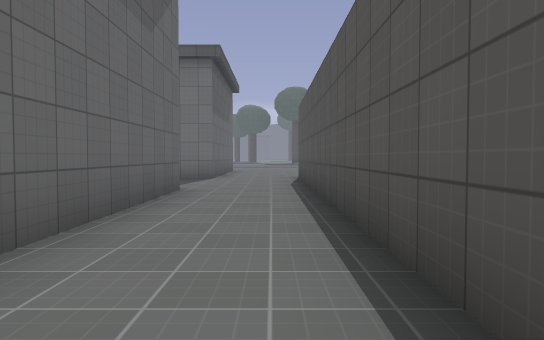
View 1 (above)

21 first-person views from a walk through a level from a Godot 3-D game. The camera is 1.2 m above the floor, tilts 2° down and sees 70° across. The floor is counted in squares, 2 m on a side. Each view is taken from the middle of a square. On the plan, view 1 faces up. The plan holds only what a view shows up to about 11 squares ahead; the rest is blank. The place goes on beyond the plan. Surface patterns are stand-ins for the level's own textures.

View 2
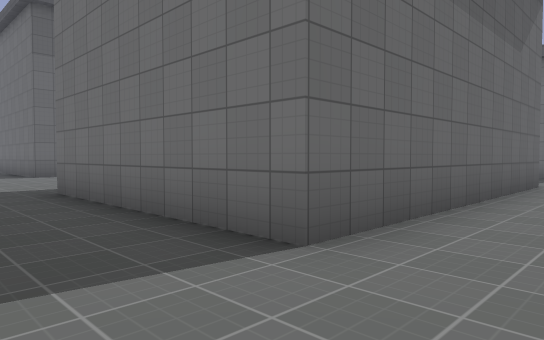

View 3
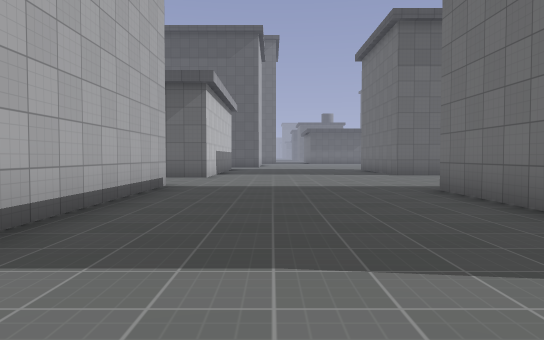

View 4
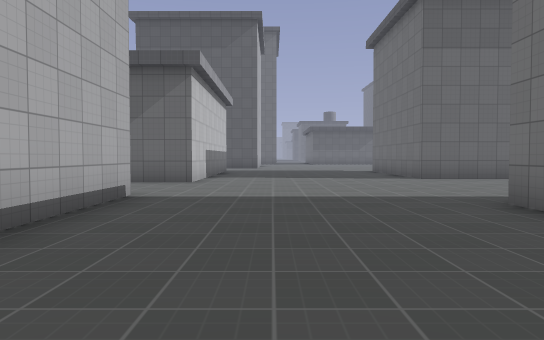

View 5
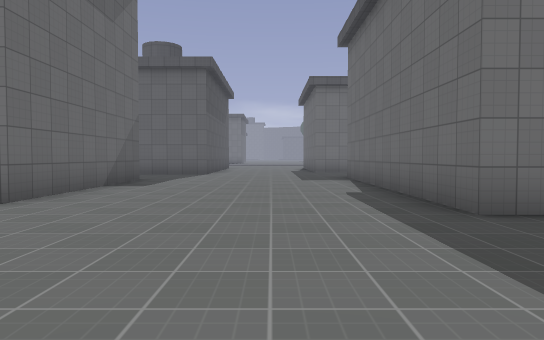

View 6
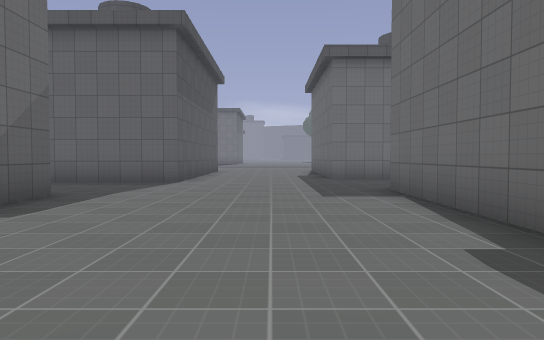

View 7
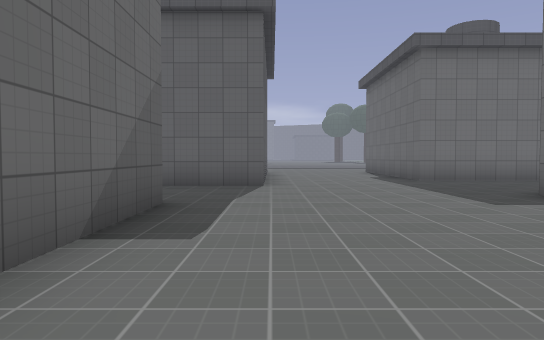

View 8
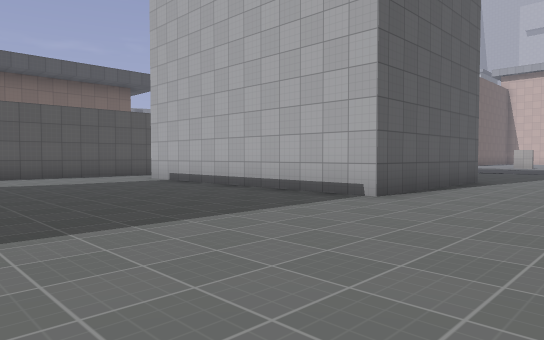

View 9
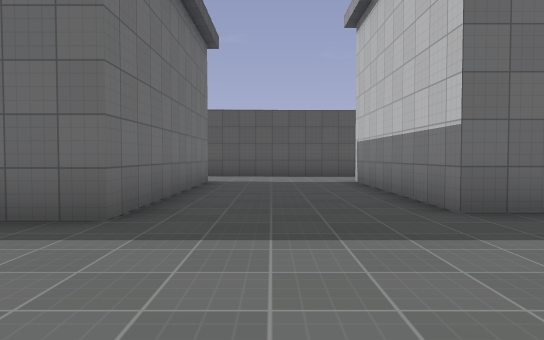

View 10
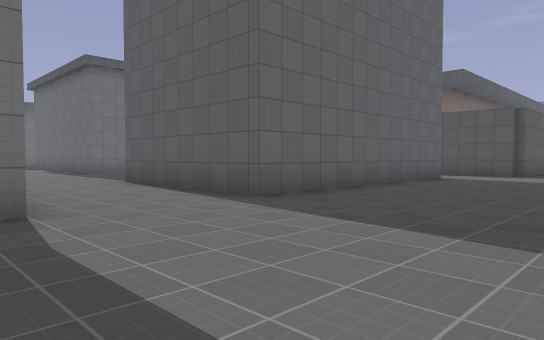

View 11
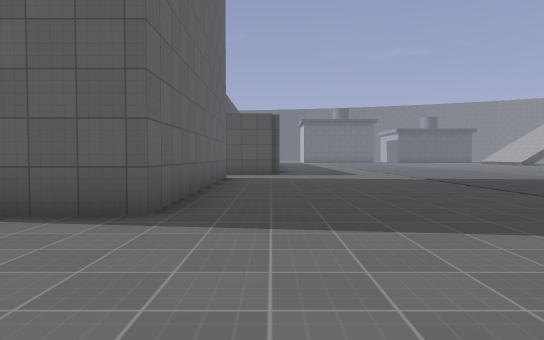

View 12
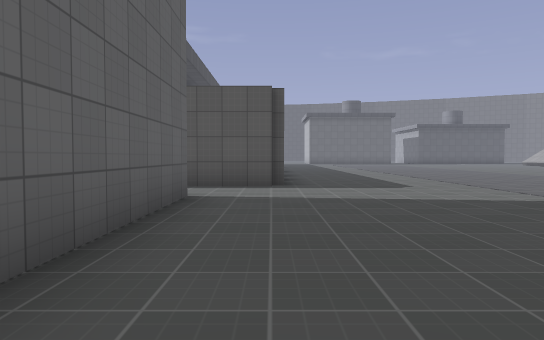

View 13
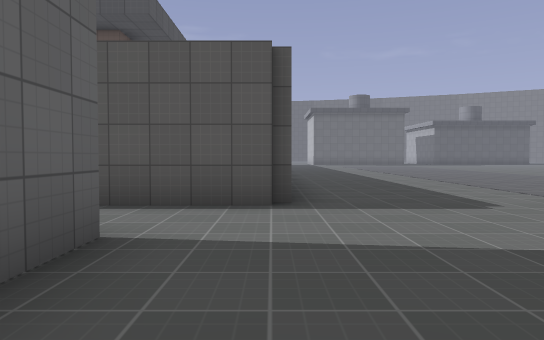

View 14
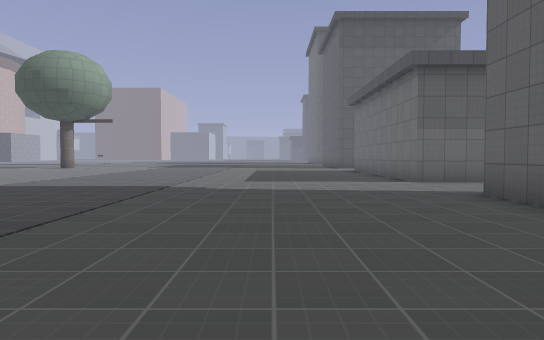

View 15
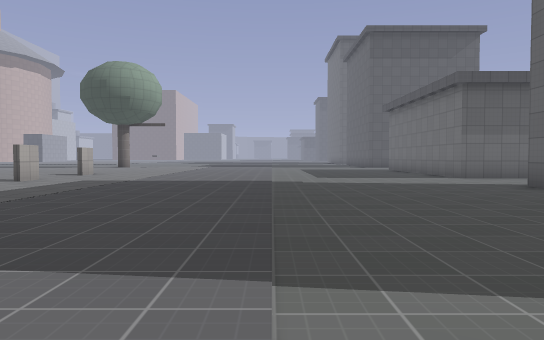

View 16
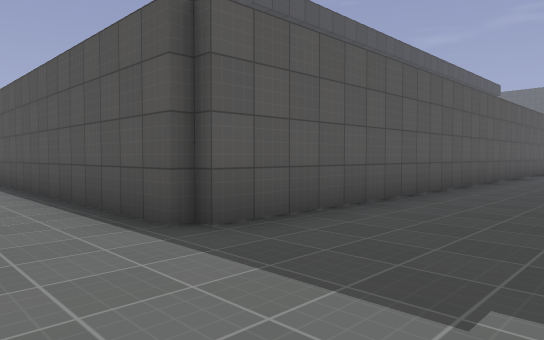

View 17
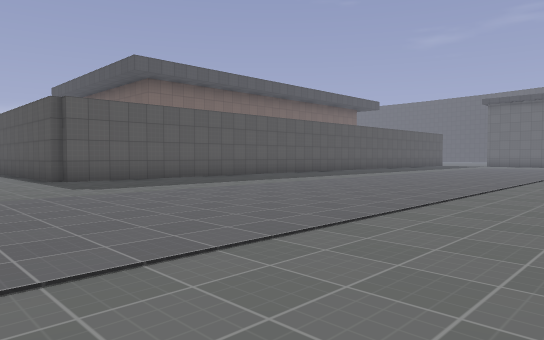

View 18
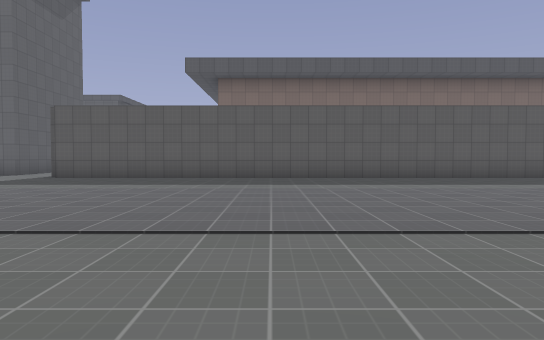

View 19
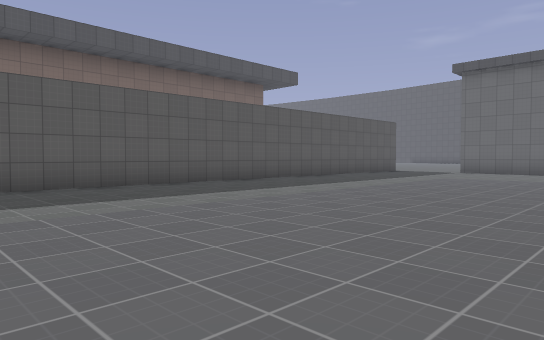

View 20
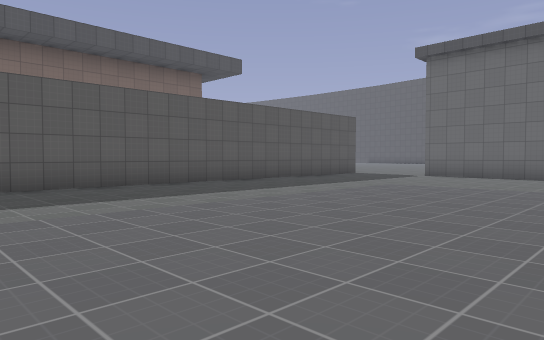

View 21
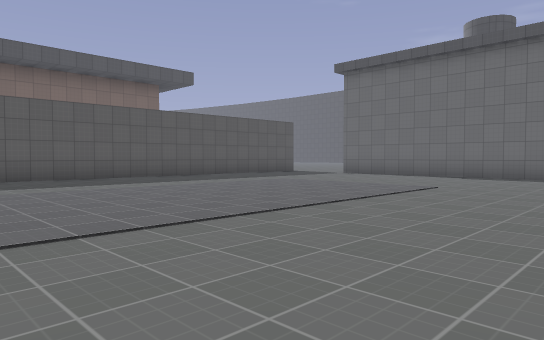

### Floor plan
Key: @ floor where view 1 was taken; # wall or solid block; . floor; B block.
Columns run from 13 left of view 1 to 23 right of it. Each row starts with its distance up from view 1.
 12   ....B
 11  B....BBBBBB..#
 10  B............#
  9 BB............#
  8 ..............#
  7 .......BBBBB..#
  6 B......B   B..#
  5 B......B   B..#
  4 B......B   B..#
  3 B......B   B..#
  2 B......B   B..#
  1 B......B   B..#
  0 .......BBBBB.@
 -1 ..............
 -2 ..............#
 -3 ..............#
 -4 ..............#
 -5 BBB...........#
 -6   B..BBBBBBBB.#
 -7    ..B       .#
 -8   B..B       .#
 -9 BBB..BBBBBBBB.#
-10 ..............#
-11 ..............###################
-12 .................................
-13 ..................................
-14 ...................................
-15 ....................................B
-16 ....................................B
-17 ....................................B
-18 .......... .........................B
-19 .........  .........................B
-20 .......    ............ ............B
-21   ..#.     ....    ...  .........
-22                     .   ....

Positions as (right, up) in squares from view 1, and headings:
1: (0, 0), facing up
2: (0, -2), facing up-left
3: (0, -3), facing left
4: (-2, -3), facing left
5: (-9, -4), facing up
6: (-9, 0), facing up
7: (-11, 1), facing up
8: (-11, 0), facing down-right
9: (-11, 9), facing right
10: (-12, -14), facing up-right
11: (-12, -11), facing right
12: (-7, -11), facing right
13: (-4, -11), facing right
14: (-2, -13), facing left
15: (0, -15), facing left
16: (-1, -14), facing up-right
17: (-2, -21), facing up-right
18: (7, -22), facing up
19: (8, -19), facing up-right
20: (11, -19), facing up-right
21: (11, -22), facing up-right
